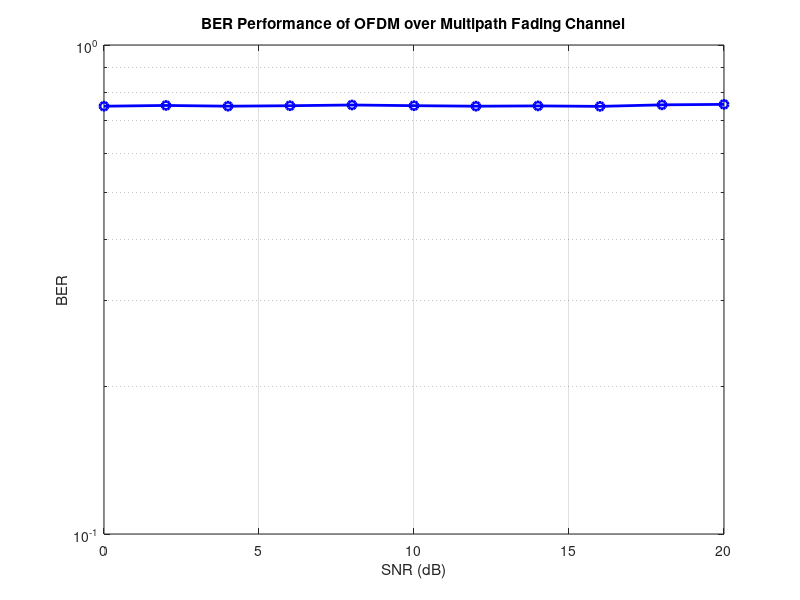

Write MATLAB code to recreate this figure.
%% Parameters 
numSymbols = 1000; 
numSubcarriers = 64; 
cpLength = 16; 
snr_dB = 0:2:20; 
data = randi([0,1], numSymbols*numSubcarriers/2, 1); 
modulatedData = qammod(data, 4); % QPSK modulation 
ofdmSymbols = reshape(modulatedData, numSubcarriers/2, numSymbols).'; 
ofdmSymbolsCP = [ofdmSymbols(:, end-cpLength+1:end), ofdmSymbols]; 
ber = zeros(size(snr_dB));
for k = 1:length(snr_dB) 
 h = 1/sqrt(2) * (randn(size(ofdmSymbolsCP)) + 1i * randn(size(ofdmSymbolsCP))); 
 snr = 10^(snr_dB(k)/10); % Convert SNR from dB to linear scale
 noiseVar = 1 / (2 * snr); % Calculate noise variance
 noise = sqrt(noiseVar) * (randn(size(ofdmSymbolsCP)) + 1i * randn(size(ofdmSymbolsCP))); 
 receivedSignal = ofdmSymbolsCP .* h + noise 
 receivedSignal(:, 1:cpLength) = [];
 receivedData = fft(receivedSignal, [], 2);
 detectedData = qamdemod(receivedData(:), 4);
 ber(k) = sum(data ~= detectedData) / length(data);
end 
figure;
semilogy(snr_dB, ber, 'b-o', 'LineWidth', 2);
title('BER Performance of OFDM over Multipath Fading Channel');
xlabel('SNR (dB)');
ylabel('BER');
grid on;